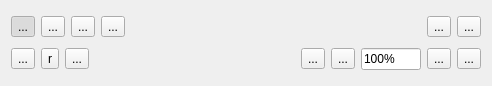
<?xml version="1.0" encoding="UTF-8"?>
<ui version="4.0">
 <class>Pagetools</class>
 <widget class="QFrame" name="Pagetools">
  <property name="geometry">
   <rect>
    <x>0</x>
    <y>0</y>
    <width>492</width>
    <height>86</height>
   </rect>
  </property>
  <property name="windowTitle">
   <string>Preview</string>
  </property>
  <property name="frameShape">
   <enum>QFrame::NoFrame</enum>
  </property>
  <property name="frameShadow">
   <enum>QFrame::Raised</enum>
  </property>
  <property name="lineWidth">
   <number>0</number>
  </property>
  <layout class="QVBoxLayout" name="verticalLayout">
   <item>
    <layout class="QHBoxLayout" name="horizontalLayout" stretch="0,0,0,0,1,0,0">
     <item>
      <widget class="QToolButton" name="selectMode">
       <property name="toolTip">
        <string>Select this tool to select pages</string>
       </property>
       <property name="text">
        <string>...</string>
       </property>
       <property name="icon">
        <iconset resource="maxview.qrc">
         <normaloff>:/images/images/pointer.xpm</normaloff>:/images/images/pointer.xpm</iconset>
       </property>
       <property name="iconSize">
        <size>
         <width>24</width>
         <height>24</height>
        </size>
       </property>
       <property name="checkable">
        <bool>true</bool>
       </property>
       <property name="checked">
        <bool>true</bool>
       </property>
       <property name="autoExclusive">
        <bool>true</bool>
       </property>
      </widget>
     </item>
     <item>
      <widget class="QToolButton" name="moveMode">
       <property name="toolTip">
        <string>Use this tool to reorder selected pages around</string>
       </property>
       <property name="text">
        <string>...</string>
       </property>
       <property name="icon">
        <iconset resource="maxview.qrc">
         <normaloff>:/images/images/hand.xpm</normaloff>:/images/images/hand.xpm</iconset>
       </property>
       <property name="iconSize">
        <size>
         <width>24</width>
         <height>24</height>
        </size>
       </property>
       <property name="checkable">
        <bool>true</bool>
       </property>
       <property name="autoExclusive">
        <bool>true</bool>
       </property>
      </widget>
     </item>
     <item>
      <widget class="QToolButton" name="scanMode">
       <property name="toolTip">
        <string>Select this to show pages as they are scanned</string>
       </property>
       <property name="text">
        <string>...</string>
       </property>
       <property name="icon">
        <iconset resource="maxview.qrc">
         <normaloff>:/images/images/scanmode.xpm</normaloff>:/images/images/scanmode.xpm</iconset>
       </property>
       <property name="iconSize">
        <size>
         <width>24</width>
         <height>24</height>
        </size>
       </property>
       <property name="checkable">
        <bool>true</bool>
       </property>
       <property name="autoExclusive">
        <bool>true</bool>
       </property>
      </widget>
     </item>
     <item>
      <widget class="QToolButton" name="infoMode">
       <property name="text">
        <string>...</string>
       </property>
       <property name="icon">
        <iconset resource="maxview.qrc">
         <normaloff>:/images/images/info.xpm</normaloff>:/images/images/info.xpm</iconset>
       </property>
       <property name="iconSize">
        <size>
         <width>24</width>
         <height>24</height>
        </size>
       </property>
       <property name="checkable">
        <bool>true</bool>
       </property>
       <property name="autoExclusive">
        <bool>true</bool>
       </property>
      </widget>
     </item>
     <item>
      <spacer name="horizontalSpacer_2">
       <property name="orientation">
        <enum>Qt::Horizontal</enum>
       </property>
       <property name="sizeType">
        <enum>QSizePolicy::Minimum</enum>
       </property>
       <property name="sizeHint" stdset="0">
        <size>
         <width>13</width>
         <height>10</height>
        </size>
       </property>
      </spacer>
     </item>
     <item>
      <widget class="QToolButton" name="save">
       <property name="toolTip">
        <string>Click this to save changed to the paper stack</string>
       </property>
       <property name="text">
        <string>...</string>
       </property>
       <property name="icon">
        <iconset resource="maxview.qrc">
         <normaloff>:/images/images/document-save.xpm</normaloff>:/images/images/document-save.xpm</iconset>
       </property>
       <property name="iconSize">
        <size>
         <width>24</width>
         <height>24</height>
        </size>
       </property>
      </widget>
     </item>
     <item>
      <widget class="QToolButton" name="revert">
       <property name="toolTip">
        <string>Click this to revert the paper stack to the previous state and lose all your changes</string>
       </property>
       <property name="text">
        <string>...</string>
       </property>
       <property name="icon">
        <iconset resource="maxview.qrc">
         <normaloff>:/images/images/document-revert.xpm</normaloff>:/images/images/document-revert.xpm</iconset>
       </property>
       <property name="iconSize">
        <size>
         <width>24</width>
         <height>24</height>
        </size>
       </property>
      </widget>
     </item>
    </layout>
   </item>
   <item>
    <layout class="QHBoxLayout" name="horizontalLayout_2">
     <item>
      <widget class="QToolButton" name="rleft">
       <property name="toolTip">
        <string>Zoom the image to fit within the window</string>
       </property>
       <property name="text">
        <string>...</string>
       </property>
       <property name="icon">
        <iconset resource="maxview.qrc">
         <normaloff>:/images/images/rleft.xpm</normaloff>:/images/images/rleft.xpm</iconset>
       </property>
       <property name="iconSize">
        <size>
         <width>24</width>
         <height>24</height>
        </size>
       </property>
      </widget>
     </item>
     <item>
      <widget class="QToolButton" name="vflip">
       <property name="toolTip">
        <string>Zoom the image to fit within the window</string>
       </property>
       <property name="text">
        <string>r</string>
       </property>
       <property name="icon">
        <iconset resource="maxview.qrc">
         <normaloff>:/images/images/vflip.xpm</normaloff>:/images/images/vflip.xpm</iconset>
       </property>
       <property name="iconSize">
        <size>
         <width>24</width>
         <height>24</height>
        </size>
       </property>
      </widget>
     </item>
     <item>
      <widget class="QToolButton" name="rright">
       <property name="toolTip">
        <string>Zoom the image to fit within the window</string>
       </property>
       <property name="text">
        <string>...</string>
       </property>
       <property name="icon">
        <iconset resource="maxview.qrc">
         <normaloff>:/images/images/rright.xpm</normaloff>:/images/images/rright.xpm</iconset>
       </property>
       <property name="iconSize">
        <size>
         <width>24</width>
         <height>24</height>
        </size>
       </property>
      </widget>
     </item>
     <item>
      <spacer name="horizontalSpacer">
       <property name="orientation">
        <enum>Qt::Horizontal</enum>
       </property>
       <property name="sizeHint" stdset="0">
        <size>
         <width>22</width>
         <height>10</height>
        </size>
       </property>
      </spacer>
     </item>
     <item>
      <widget class="QToolButton" name="zoomFit">
       <property name="toolTip">
        <string>Zoom the image to fit within the window</string>
       </property>
       <property name="text">
        <string>...</string>
       </property>
       <property name="icon">
        <iconset resource="maxview.qrc">
         <normaloff>:/images/images/zoom-best-fit.xpm</normaloff>:/images/images/zoom-best-fit.xpm</iconset>
       </property>
       <property name="iconSize">
        <size>
         <width>24</width>
         <height>24</height>
        </size>
       </property>
      </widget>
     </item>
     <item>
      <widget class="QToolButton" name="zoomOrig">
       <property name="toolTip">
        <string>Zoom the image to the smallest which still allow reading</string>
       </property>
       <property name="text">
        <string>...</string>
       </property>
       <property name="icon">
        <iconset resource="maxview.qrc">
         <normaloff>:/images/images/zoom-original.xpm</normaloff>:/images/images/zoom-original.xpm</iconset>
       </property>
       <property name="iconSize">
        <size>
         <width>24</width>
         <height>24</height>
        </size>
       </property>
      </widget>
     </item>
     <item>
      <widget class="QLineEdit" name="zoomLevel">
       <property name="minimumSize">
        <size>
         <width>60</width>
         <height>0</height>
        </size>
       </property>
       <property name="maximumSize">
        <size>
         <width>60</width>
         <height>16777215</height>
        </size>
       </property>
       <property name="toolTip">
        <string>Enter zoom level here</string>
       </property>
       <property name="inputMask">
        <string/>
       </property>
       <property name="text">
        <string>100%</string>
       </property>
       <property name="maxLength">
        <number>6</number>
       </property>
       <property name="frame">
        <bool>true</bool>
       </property>
      </widget>
     </item>
     <item>
      <widget class="QToolButton" name="zoomOut">
       <property name="toolTip">
        <string>Zoom out</string>
       </property>
       <property name="text">
        <string>...</string>
       </property>
       <property name="icon">
        <iconset resource="maxview.qrc">
         <normaloff>:/images/images/zoom-out.xpm</normaloff>:/images/images/zoom-out.xpm</iconset>
       </property>
       <property name="iconSize">
        <size>
         <width>24</width>
         <height>24</height>
        </size>
       </property>
       <property name="autoRepeat">
        <bool>true</bool>
       </property>
      </widget>
     </item>
     <item>
      <widget class="QToolButton" name="zoomIn">
       <property name="sizePolicy">
        <sizepolicy hsizetype="Fixed" vsizetype="Fixed">
         <horstretch>0</horstretch>
         <verstretch>0</verstretch>
        </sizepolicy>
       </property>
       <property name="toolTip">
        <string>Zoom in</string>
       </property>
       <property name="text">
        <string>...</string>
       </property>
       <property name="icon">
        <iconset resource="maxview.qrc">
         <normaloff>:/images/images/zoom-in.xpm</normaloff>:/images/images/zoom-in.xpm</iconset>
       </property>
       <property name="iconSize">
        <size>
         <width>24</width>
         <height>24</height>
        </size>
       </property>
       <property name="autoRepeat">
        <bool>true</bool>
       </property>
      </widget>
     </item>
    </layout>
   </item>
  </layout>
 </widget>
 <resources>
  <include location="maxview.qrc"/>
 </resources>
 <connections/>
</ui>
